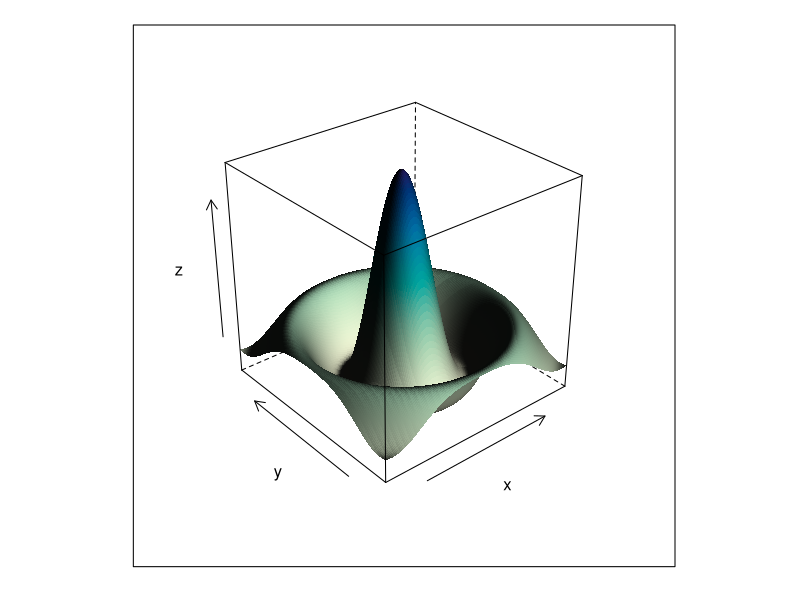

Write the R code that produced this figure.
library(lattice)
g <- expand.grid(x=seq(-8,8,0.1),y=seq(-8,8,0.1))
r <- sqrt((g$x*g$x) + (g$y*g$y)) + 0.00001
g$z <- sin(r)/r
wireframe(z ~ x * y, data=g, shade=TRUE, light.source = c(10,0,10))
